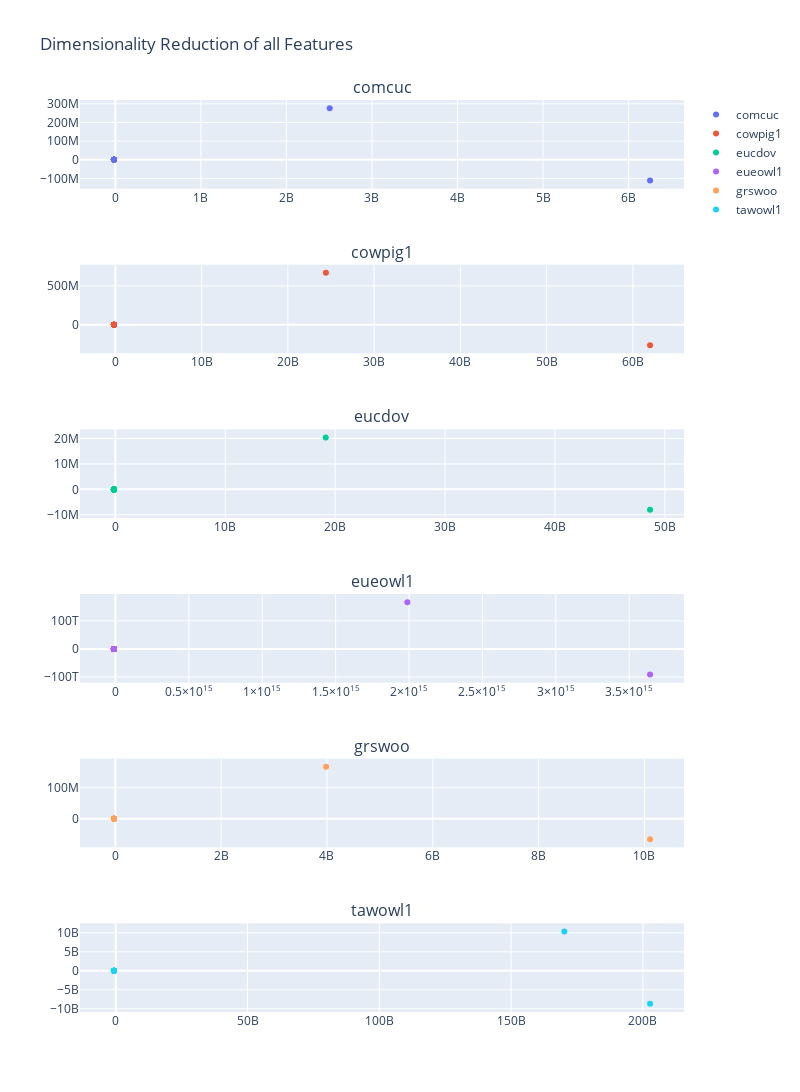

The notebook cell saved with this chart:
### Code cell
dicts = bird_feautres
n_components = 10
labels = create_labels()

# Create the figure with subplots
fig = make_subplots(rows=len(dicts.values()), cols=1, subplot_titles=list(dicts.keys()))

# Iterate over the dictionaries and perform PCA
for i, d in tqdm(enumerate(dicts)):
    #print(f'Performing PCA on dictionary {d}')
    # Stack the arrays for the current dictionary
    arrays = []
    for value in list(dicts.get(d).values()):
        arrays.append(value)
    data = np.stack(arrays)

    # Reshape the data to 2D array
    data = data.reshape(548, -1)  # Reshape to (548, 20000)
    # Perform PCA
    pca = PCA(n_components=n_components)
    pca_data = pca.fit_transform(data)
    # Create a scatter plot for the downprojection
    fig.add_trace(
        go.Scatter(go.Scatter(x=pca_data[:,0], y=pca_data[:,1], mode='markers', text = labels, name = d)),
        row=i+1, col=1
    )
    #fig = go.Scatter(go.Scatter(x=pca_data[:,0], y=pca_data[:,1], mode='markers'))

# Set the layout of the figure
fig.update_layout(height=2500, width=800, title_text="Dimensionality Reduction of all Features")

# Show the figure
fig.show()

### Figure 1 — Plotly figure (JSON) as saved in the notebook; plotly's stock layout.template omitted (floating-point values rounded to 4 significant figures; data arrays with more than 128 entries replaced by an {"elided": "..."} marker saying what was removed)
{"data": [{"mode": "markers", "name": "comcuc", "text": {"elided": "548 str values"}, "type": "scatter", "x": {"elided": "548 int values"}, "xaxis": "x", "y": {"elided": "548 float values"}, "yaxis": "y"}, {"mode": "markers", "name": "cowpig1", "text": {"elided": "548 str values"}, "type": "scatter", "x": {"elided": "548 int values"}, "xaxis": "x2", "y": {"elided": "548 float values"}, "yaxis": "y2"}, {"mode": "markers", "name": "eucdov", "text": {"elided": "548 str values"}, "type": "scatter", "x": {"elided": "548 int values"}, "xaxis": "x3", "y": {"elided": "548 float values"}, "yaxis": "y3"}, {"mode": "markers", "name": "eueowl1", "text": {"elided": "548 str values"}, "type": "scatter", "x": {"elided": "548 int values"}, "xaxis": "x4", "y": {"elided": "548 int values"}, "yaxis": "y4"}, {"mode": "markers", "name": "grswoo", "text": {"elided": "548 str values"}, "type": "scatter", "x": {"elided": "548 int values"}, "xaxis": "x5", "y": {"elided": "548 float values"}, "yaxis": "y5"}, {"mode": "markers", "name": "tawowl1", "text": {"elided": "548 str values"}, "type": "scatter", "x": {"elided": "548 int values"}, "xaxis": "x6", "y": {"elided": "548 float values"}, "yaxis": "y6"}], "layout": {"annotations": [{"font": {"size": 16}, "showarrow": false, "text": "comcuc", "x": 0.5, "xanchor": "center", "xref": "paper", "y": 1.0, "yanchor": "bottom", "yref": "paper"}, {"font": {"size": 16}, "showarrow": false, "text": "cowpig1", "x": 0.5, "xanchor": "center", "xref": "paper", "y": 0.8194, "yanchor": "bottom", "yref": "paper"}, {"font": {"size": 16}, "showarrow": false, "text": "eucdov", "x": 0.5, "xanchor": "center", "xref": "paper", "y": 0.6389, "yanchor": "bottom", "yref": "paper"}, {"font": {"size": 16}, "showarrow": false, "text": "eueowl1", "x": 0.5, "xanchor": "center", "xref": "paper", "y": 0.4583, "yanchor": "bottom", "yref": "paper"}, {"font": {"size": 16}, "showarrow": false, "text": "grswoo", "x": 0.5, "xanchor": "center", "xref": "paper", "y": 0.2778, "yanchor": "bottom", "yref": "paper"}, {"font": {"size": 16}, "showarrow": false, "text": "tawowl1", "x": 0.5, "xanchor": "center", "xref": "paper", "y": 0.09722, "yanchor": "bottom", "yref": "paper"}], "height": 2500, "title": {"text": "Dimensionality Reduction of all Features"}, "width": 800, "xaxis": {"anchor": "y", "domain": [0, 1]}, "xaxis2": {"anchor": "y2", "domain": [0, 1]}, "xaxis3": {"anchor": "y3", "domain": [0, 1]}, "xaxis4": {"anchor": "y4", "domain": [0, 1]}, "xaxis5": {"anchor": "y5", "domain": [0, 1]}, "xaxis6": {"anchor": "y6", "domain": [0, 1]}, "yaxis": {"anchor": "x", "domain": [0.9028, 1.0]}, "yaxis2": {"anchor": "x2", "domain": [0.7222, 0.8194]}, "yaxis3": {"anchor": "x3", "domain": [0.5417, 0.6389]}, "yaxis4": {"anchor": "x4", "domain": [0.3611, 0.4583]}, "yaxis5": {"anchor": "x5", "domain": [0.1806, 0.2778]}, "yaxis6": {"anchor": "x6", "domain": [0, 0.09722]}}}
